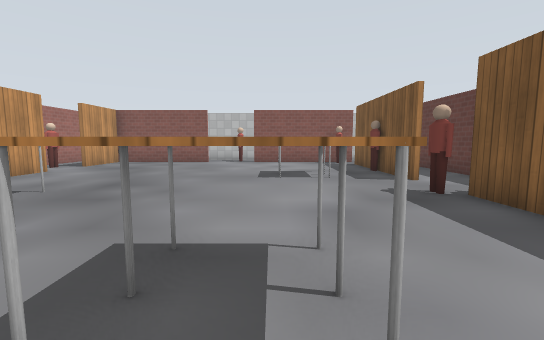
[1] (above)

16 first-person views from a walk through a robot-simulator world made for Gazebo. The camera is 1 m above the floor, tilts 6° down and sees 90° across. The floor is counted in squares, 1 m on a side. Each view is taken from the middle of a square. On the plan, view 1 faces up. The plan holds only what a view shows up to about 11 squares ahead; the rest is blank. The place goes on beyond the plan. Simple patterns stand in for the simulator's built-in surfaces. Simple shapes stand in for some stock models.

[2]
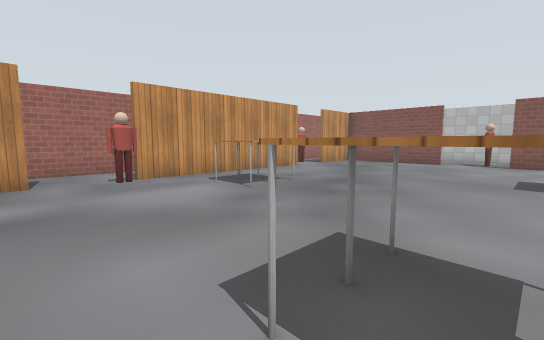

[3]
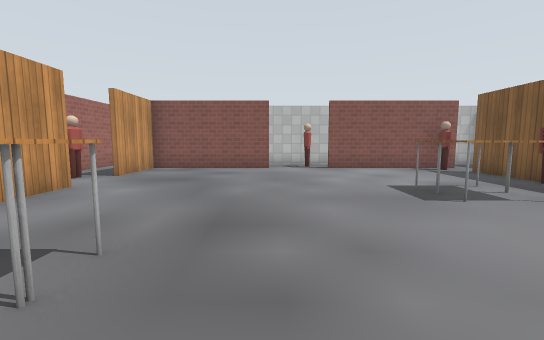

[4]
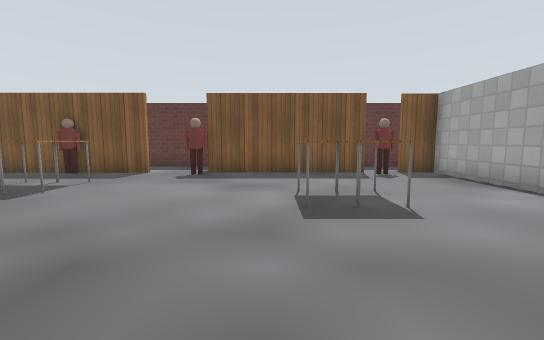

[5]
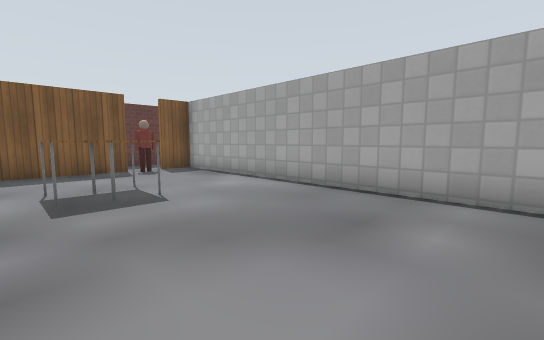

[6]
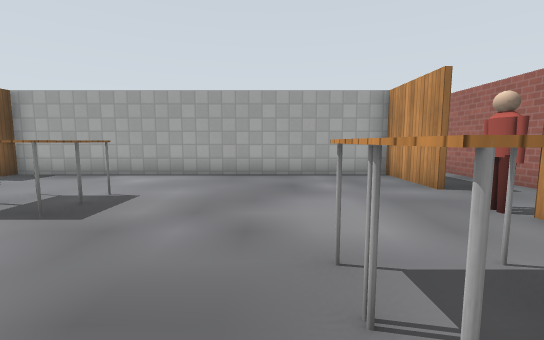

[7]
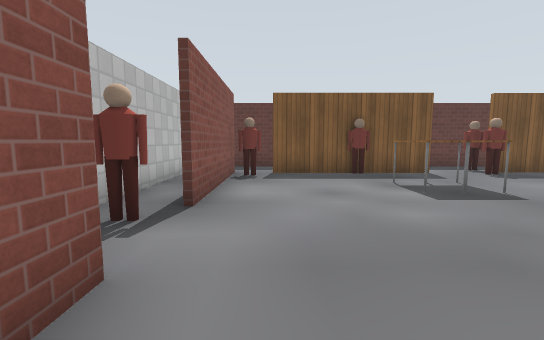

[8]
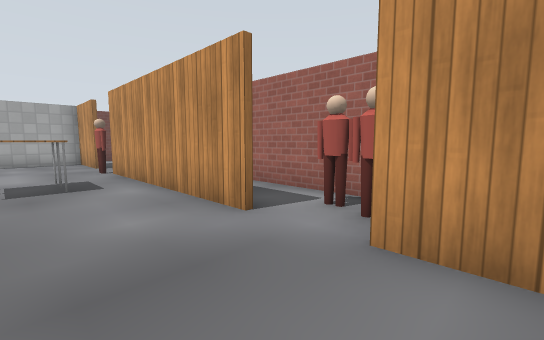

[9]
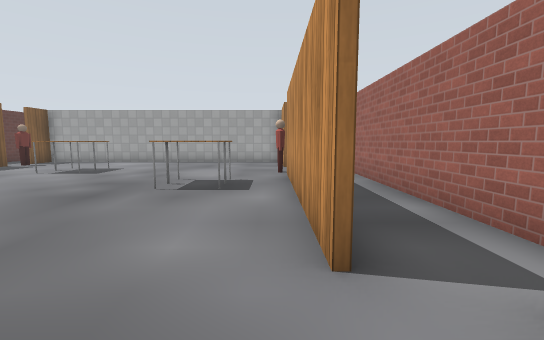

[10]
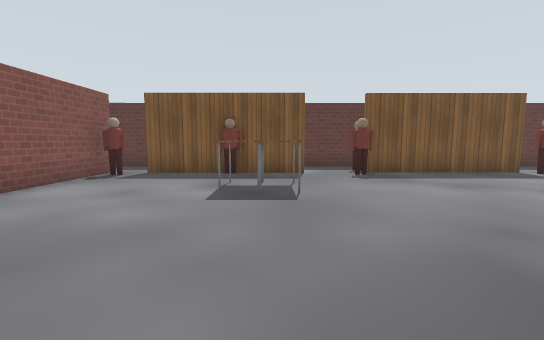

[11]
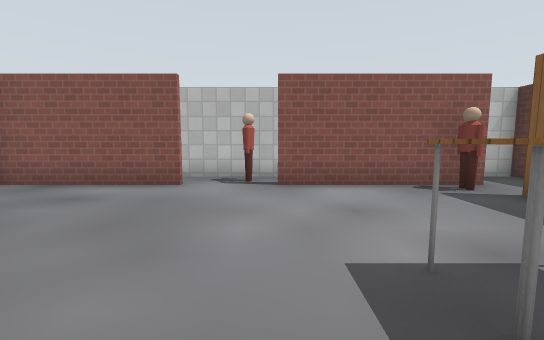

[12]
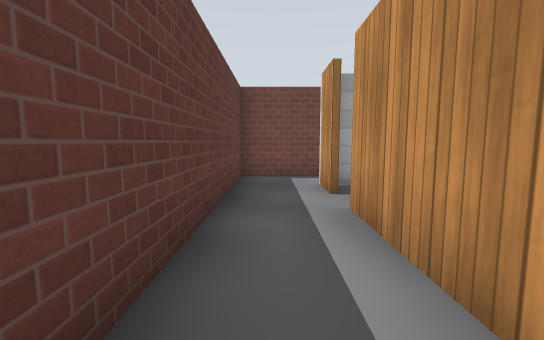

[13]
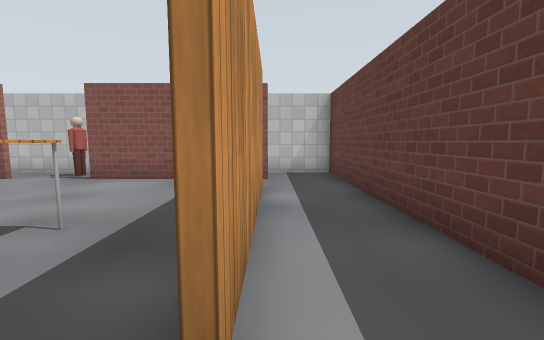

[14]
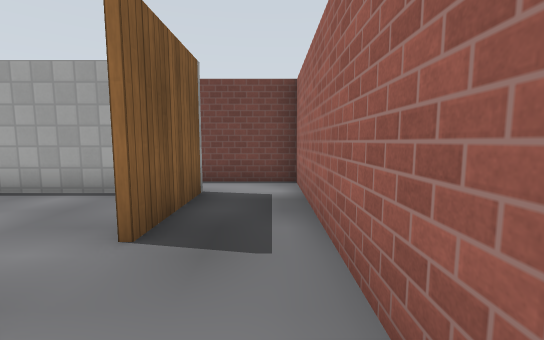

[15]
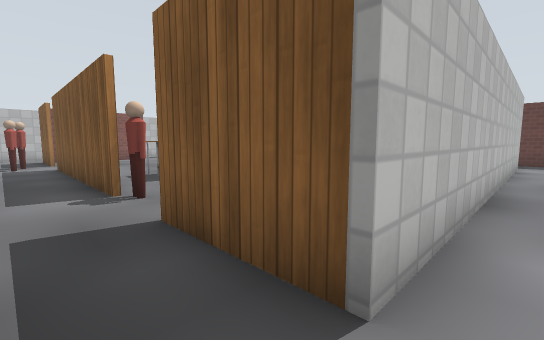

[16]
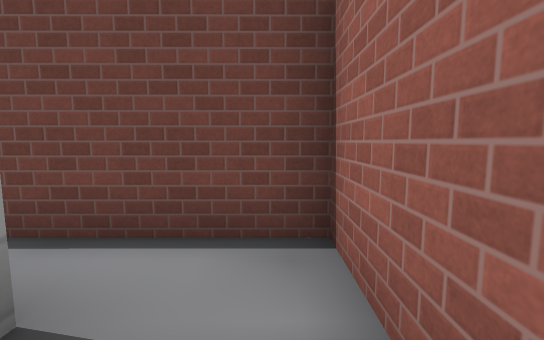

### Floor plan
Ten units are one square. View 1 is at (0, 0); x grows to the right and y downward. Boxes are objects, and circles mark ways between rooms. Rooms are numbered by the first view taken in them; rooms with no view inside come last. Other rooms are left out.
<svg viewBox="-101 -152 165 194">
<path fill="none" stroke="#000" d="M-76 -24 -76 -90M-75 -90 -75 -24M-75 -5 -75 22 37 22 37 11M37 -69 37 -120M-76 -108 -76 -114M-76 15 -76 -4M-30 -132 -75 -132 -75 -108M-96 -99 -96 15M37 0 37 -46M25 -132 -9 -132M38 -30 38 0M38 -119 38 -69M38 11 38 24M45 37 59 37 58 -147 46 -147M36 37 45 37M-96 15 -96 37 -62 37M38 24 -76 24 -76 15M40 -132 25 -132M46 -147 -40 -147"/>
<rect x="-95" y="-105" width="10" height="10" fill="#bbb"><title>person</title></rect>
<rect x="-85" y="-105" width="10" height="10" fill="#bbb"><title>person</title></rect>
<rect x="-75" y="-25" width="10" height="10" fill="#bbb"><title>person</title></rect>
<rect x="-65" y="-45" width="20" height="10" fill="#bbb"><title>table</title></rect>
<rect x="-65" y="-55" width="20" height="10" fill="#bbb"><title>table</title></rect>
<rect x="-15" y="-15" width="20" height="10" fill="#bbb"><title>table</title></rect>
<rect x="-15" y="-25" width="20" height="10" fill="#bbb"><title>table</title></rect>
<rect x="-5" y="-85" width="20" height="10" fill="#bbb"><title>table</title></rect>
<rect x="-5" y="-95" width="20" height="10" fill="#bbb"><title>table</title></rect>
<rect x="25" y="-5" width="10" height="10" fill="#bbb"><title>person</title></rect>
<rect x="25" y="-55" width="10" height="10" fill="#bbb"><title>person</title></rect>
<rect x="25" y="-95" width="10" height="10" fill="#bbb"><title>person</title></rect>
<rect x="35" y="-55" width="10" height="10" fill="#bbb"><title>person</title></rect>
<rect x="-25" y="-145" width="10" height="10" fill="#bbb"><title>person</title></rect>
<rect x="25" y="-135" width="10" height="10" fill="#bbb"><title>person</title></rect>
<circle cx="40" cy="-120" r="3" fill="#2a7"/>
<circle cx="40" cy="-55" r="3" fill="#2a7"/>
<circle cx="40" cy="10" r="3" fill="#2a7"/>
<circle cx="-90" cy="10" r="3" fill="#2a7"/>
<circle cx="-15" cy="-130" r="3" fill="#2a7"/>
<circle cx="40" cy="30" r="3" fill="#2a7"/>
<circle cx="40" cy="-140" r="3" fill="#2a7"/>
<text x="-30" y="-50">1</text>
<text x="50" y="-60">2</text>
<text x="-30" y="30">3</text>
<text x="10" y="-140">4</text>
</svg>
Room 1 opens to room 2. Room 1 opens to room 3. Room 1 opens to room 4. Room 2 opens to room 3. Room 2 opens to room 4.

Where each view was taken, in squares from view 1:
view 1: 0 up, 0 right, facing up
view 2: 0 up, 0 right, facing up-left
view 3: 3 up, 3 left, facing up
view 4: 3 up, 5 left, facing right
view 5: 3 up, 6 left, facing down-right
view 6: 6 up, 4 left, facing down
view 7: 12 up, 5 left, facing right
view 8: 12 up, 5 left, facing down-left
view 9: 11 up, 7 left, facing down
view 10: 8 up, 5 left, facing right
view 11: 7 up, 1 left, facing up
view 12: 4 up, 5 right, facing down
view 13: 6 up, 4 right, facing up
view 14: 3 up, 9 left, facing down
view 15: 3 down, 9 left, facing up-right
view 16: 1 down, 9 left, facing down
